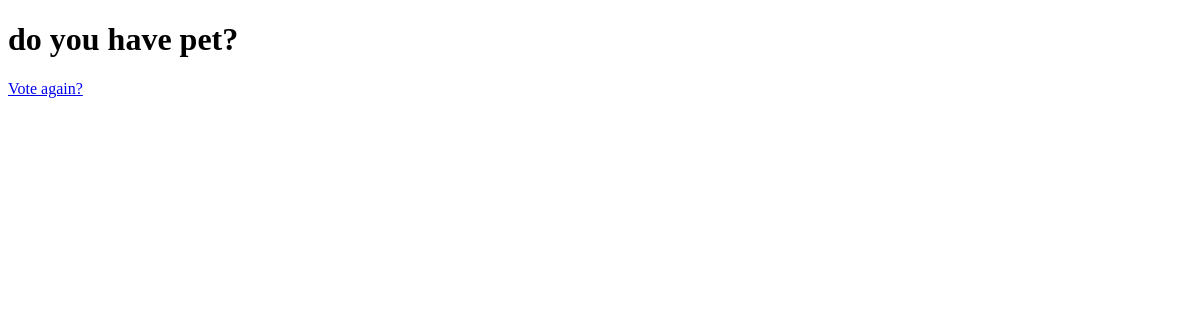
Before: /polls/5/results/ with the older database file.
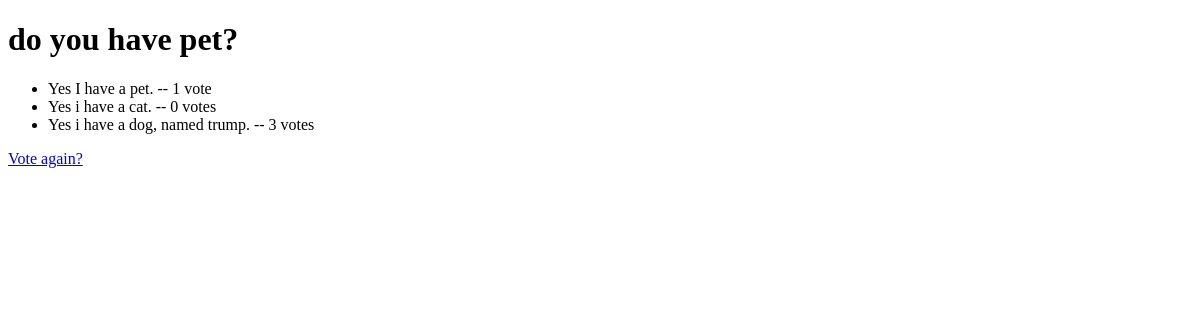
After: the same page with the newer database file.
### polls/models.py (models this page shows, shortened)
class Question(models.Model):
    question_text = models.CharField(max_length=200)
    pub_date = models.DateTimeField('date published')

class Choice(models.Model):
    question = models.ForeignKey(Question, on_delete=models.CASCADE)
    choice_text = models.CharField(max_length=200)
    votes = models.IntegerField(default=0)

### polls/views.py (the view)
# urls.py: path('<int:question_id>/results/', views.results, name='results'),
def results(request, question_id):
    question = get_object_or_404(Question, pk=question_id)
    return render(request, 'polls/results.html', {'question' : question})

### polls/templates/polls/results.html (shortened to what this page needs)
<!DOCTYPE html>
<html lang="en">
<head>
</head>
<body>
    <h1>{{ question.question_text }}</h1>
    <ul>
        {% for choice in question.choice_set.all %}
            <li>{{ choice.choice_text }} -- {{ choice.votes }} vote{{ choice.votes|pluralize }}</li>
        {% endfor %}
    </ul>
    <a href="{% url 'polls:detail' question.id %}">Vote again?</a>
</body>
</html>

Changed rows visible on the page:
added Choice: choice_text "Yes I have a pet.", votes "1"
added Choice: choice_text "Yes i have a cat.", votes "0"
added Choice: choice_text "Yes i have a dog, named trump.", votes "3"
